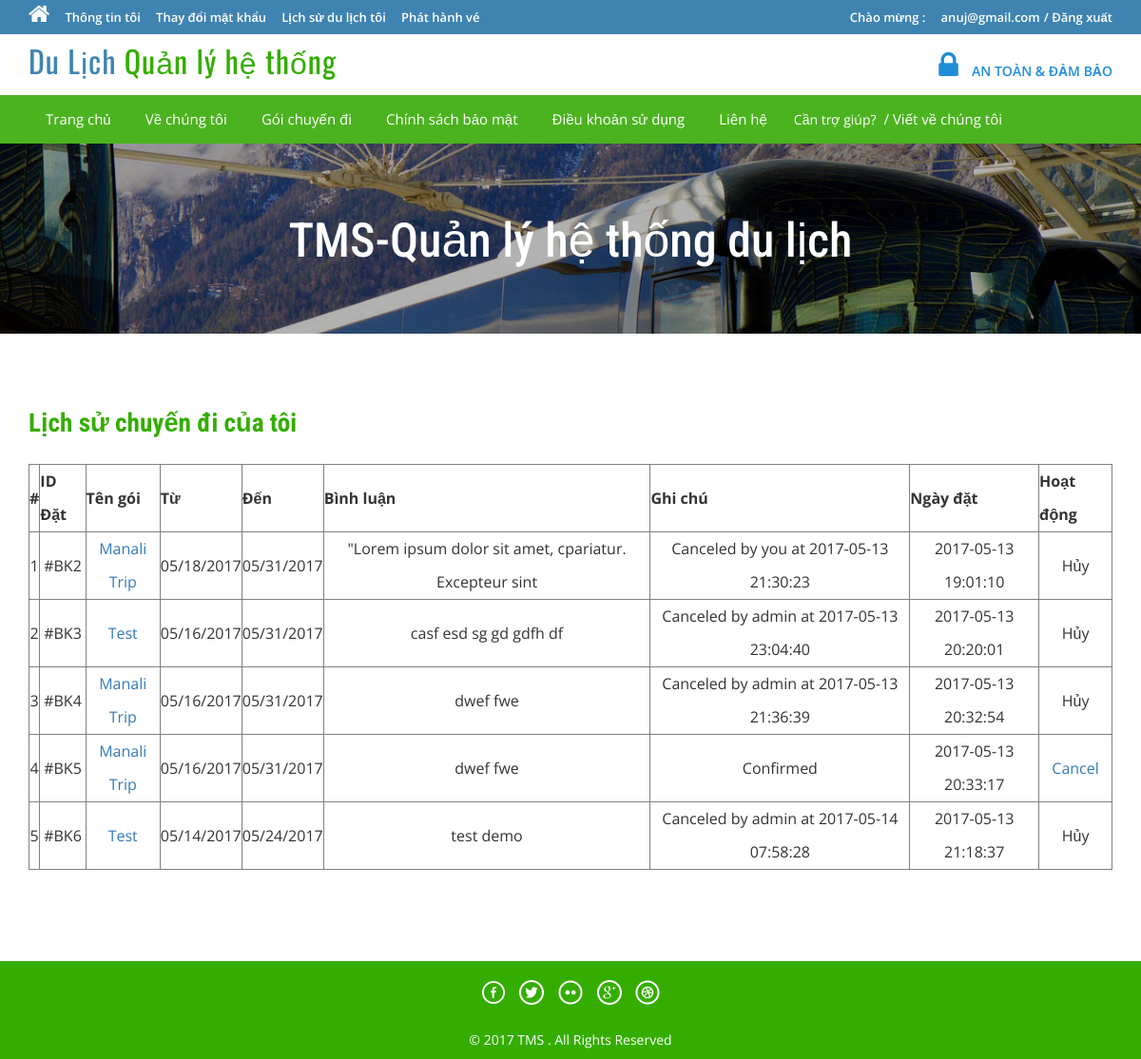
The page /tour-history.php (signed in) on the database its author committed.
### tables this page shows
CREATE TABLE `tblbooking` (
  `BookingId` int(11) NOT NULL,
  `PackageId` int(11) NOT NULL,
  `UserEmail` varchar(100) NOT NULL,
  `FromDate` varchar(100) NOT NULL,
  `ToDate` varchar(100) NOT NULL,
  `Comment` mediumtext NOT NULL,
  `RegDate` timestamp NOT NULL DEFAULT current_timestamp(),
  `status` int(11) NOT NULL,
  `CancelledBy` varchar(5) DEFAULT NULL,
  `UpdationDate` timestamp NULL DEFAULT NULL ON UPDATE current_timestamp()
);

CREATE TABLE `tbltourpackages` (
  `PackageId` int(11) NOT NULL,
  `PackageName` varchar(200) NOT NULL,
  `PackageType` varchar(150) NOT NULL,
  `PackageLocation` varchar(100) NOT NULL,
  `PackagePrice` int(11) NOT NULL,
  `PackageFetures` varchar(255) NOT NULL,
  `PackageDetails` mediumtext NOT NULL,
  `PackageImage` varchar(100) NOT NULL,
  `Creationdate` timestamp NOT NULL DEFAULT current_timestamp(),
  `UpdationDate` timestamp NULL DEFAULT '0000-00-00 00:00:00' ON UPDATE current_timestamp()
);

### tour-history.php (the view, shortened to what this page needs)
<?php
include('includes/config.php');
if(strlen($_SESSION['login'])==0)
	{
header('location:index.php');
}
else{
?>
<!DOCTYPE HTML>
<html>
<head>
<link href="css/bootstrap.css" rel='stylesheet' type='text/css' />
<link href="css/style.css" rel='stylesheet' type='text/css' />
<link href="css/font-awesome.css" rel="stylesheet">
<link href="css/animate.css" rel="stylesheet" type="text/css" media="all">
</head>
<body>
<div class="top-header">
<?php include('includes/header.php');?>
<div class="banner-1 ">
	<div class="container">
		<h1 class="wow zoomIn animated animated" data-wow-delay=".5s" style="visibility: visible; animation-delay: 0.5s; animation-name: zoomIn;">TMS-Quản lý hệ thống du lịch</h1>
	</div>
</div>
<div class="privacy">
	<div class="container">
		<h3 class="wow fadeInDown animated animated" data-wow-delay=".5s" style="visibility: visible; animation-delay: 0.5s; animation-name: fadeInDown;">Lịch sử chuyến đi của tôi</h3>
		<form name="chngpwd" method="post" onSubmit="return valid();">
	<p>
	<table border="1" width="100%">
<tr align="center">
<th>#</th>
<th>ID Đặt</th>
<th>Tên gói</th>
<th>Từ</th>
<th>Đến</th>
<th>Bình luận</th>
<th>Ghi chú</th>
<th>Ngày đặt</th>
<th>Hoạt động</th>
</tr>
<?php
$uemail=$_SESSION['login'];;
$sql = "SELECT tblbooking.BookingId as bookid,tblbooking.PackageId as pkgid,tbltourpackages.PackageName as packagename,tblbooking.FromDate as fromdate,tblbooking.ToDate as todate,tblbooking.Comment as comment,tblbooking.status as status,tblbooking.RegDate as regdate,tblbooking.CancelledBy as cancelby,tblbooking.UpdationDate as upddate from tblbooking join tbltourpackages on tbltourpackages.PackageId=tblbooking.PackageId where UserEmail=:uemail";
$query = $dbh->prepare($sql);
$query -> bindParam(':uemail', $uemail, PDO::PARAM_STR);
$query->execute();
$results=$query->fetchAll(PDO::FETCH_OBJ);
$cnt=1;
if($query->rowCount() > 0)
{
foreach($results as $result)
{	?>
<tr align="center">
<td><?php echo htmlentities($cnt);?></td>
<td>#BK<?php echo htmlentities($result->bookid);?></td>
<td><a href="package-details.php?pkgid=<?php echo htmlentities($result->pkgid);?>"><?php echo htmlentities($result->packagename);?></a></td>
<td><?php echo htmlentities($result->fromdate);?></td>
<td><?php echo htmlentities($result->todate);?></td>
<td><?php echo htmlentities($result->comment);?></td>
<td><?php if($result->status==0)
{
echo "Pending";
}
if($result->status==1)
{
echo "Confirmed";
}
if($result->status==2 and  $result->cancelby=='u')
{
echo "Canceled by you at " .$result->upddate;
}
if($result->status==2 and $result->cancelby=='a')
{
echo "Canceled by admin at " .$result->upddate;
}
?></td>
<td><?php echo htmlentities($result->regdate);?></td>
<?php if($result->status==2)
{
	?><td>Hủy</td>
<?php } else {?>
<td><a href="tour-history.php?bkid=<?php echo htmlentities($result->bookid);?>" onclick="return confirm('Do you really want to cancel booking')" >Cancel</a></td>
<?php }?>
</tr>
<?php $cnt=$cnt+1; }} ?>
	</table>
			</p>
			</form>
	</div>
</div>
<?php include('includes/footer.php');?>
</body>
</html>
<?php } ?>

### css/style.css (style rules this page uses)
html, body { font-size: 100%; background: #fff; font-family: 'Open Sans', sans-serif; }
body a,.grid_1,plan_1,plan_1.one,plan_1.two,i.icon1, i.icon2, i.icon3, i.icon4, i.icon5, i.icon6 { transition:0.5s all; -webkit-transition:0.5s all; -moz-transition:0.5s all; -o-transition:0.5s all; -ms-transition:0.5s all; }
h1,h2,h3,h4,h5,h6 { margin:0; font-family: 'Roboto Condensed', sans-serif; }
p { margin:0; }
.top-header { background-color: #3F84B1; border-bottom: 0 none; height: 36px; line-height: 35px; }
.banner-1 { background: url(../images/3.jpg)no-repeat; background-size: cover; -webkit-background-size: cover; -o-background-size: cover; -ms-background-size: cover; -moz-background-size: cover; min-height:200px; }
.banner-1 h1 { font-size: 50px; margin-bottom: 40px; padding: 1.5em 0 0; text-align: center; color: #ffffff; }
.privacy h3 { color: #34AD00; font-size: 1.7em; font-weight: 700; margin-bottom: 1em; }
.privacy { padding: 5em 0; }
.privacy p { font-size: 1em; line-height: 1.8em; color: #999; margin: 1em 0; }

### rows shown on the page
tblbooking: BookingId "2", PackageId.PackageName "Manali Trip", FromDate "05/18/2017", ToDate "05/31/2017", Comment "\"Lorem ipsum dolor sit amet, cpariatur. Excepteur sint", UpdationDate "2017-05-13 21:30:23", RegDate "2017-05-13 19:01:10", status "Hủy"
tblbooking: BookingId "3", PackageId.PackageName "Test", FromDate "05/16/2017", ToDate "05/31/2017", Comment "casf esd sg gd gdfh df", UpdationDate "2017-05-13 23:04:40", RegDate "2017-05-13 20:20:01", status "Hủy"
tblbooking: BookingId "4", PackageId.PackageName "Manali Trip", FromDate "05/16/2017", ToDate "05/31/2017", Comment "dwef fwe", UpdationDate "2017-05-13 21:36:39", RegDate "2017-05-13 20:32:54", status "Hủy"
tblbooking: BookingId "5", PackageId.PackageName "Manali Trip", FromDate "05/16/2017", ToDate "05/31/2017", Comment "dwef fwe", status "Confirmed", RegDate "2017-05-13 20:33:17"
tblbooking: BookingId "6", PackageId.PackageName "Test", FromDate "05/14/2017", ToDate "05/24/2017", Comment "test demo", UpdationDate "2017-05-14 07:58:28", RegDate "2017-05-13 21:18:37", status "Hủy"

### other values the page prints
$_SESSION['login'] "anuj@gmail.com"
